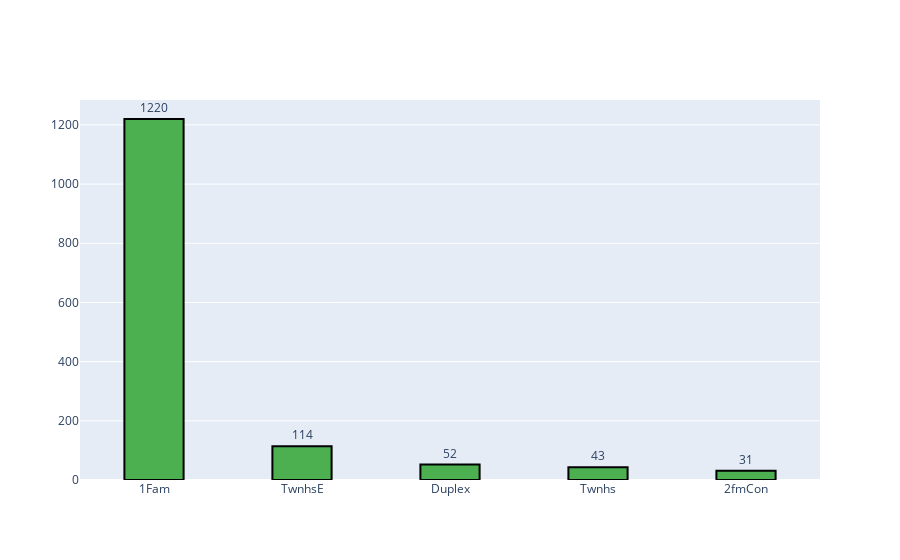

Notebook code cell kept with this figure:
### Code cell
formatted_dwelling_prices = ['$' + f'{value:,.2f}' for value in dwelling_prices.values]
go.Figure(data=[go.Bar(
    x=dwelling_types.index,
    y=dwelling_types.values,
    marker_color='rgb(76, 175, 80)',
    text=dwelling_types.values,
    textposition='outside',
    width=0.4,
    marker=dict(line=dict(width=2, color='rgba(0,0,0,1)'), opacity=1)
)])

### Figure 1 — Plotly figure (JSON) as saved in the notebook; plotly's stock layout.template omitted (floating-point values rounded to 4 significant figures)
{"data": [{"marker": {"color": "rgb(76, 175, 80)", "line": {"color": "rgba(0,0,0,1)", "width": 2}, "opacity": 1}, "text": [1220.0, 114.0, 52.0, 43.0, 31.0], "textposition": "outside", "type": "bar", "width": 0.4, "x": ["1Fam", "TwnhsE", "Duplex", "Twnhs", "2fmCon"], "y": [1220, 114, 52, 43, 31]}], "layout": {}}
